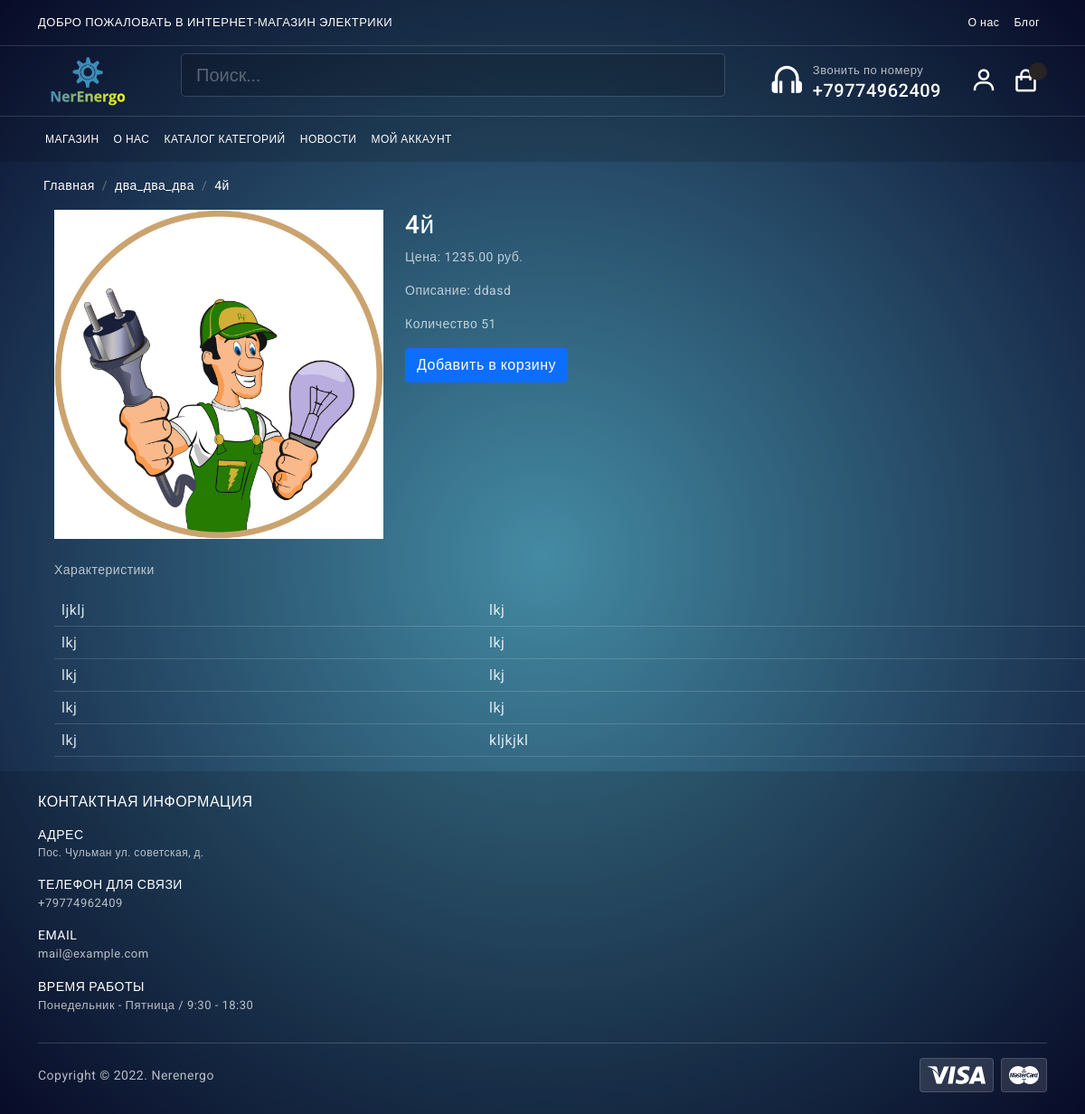
The page /products/4/fourty/ on the database as committed earlier.
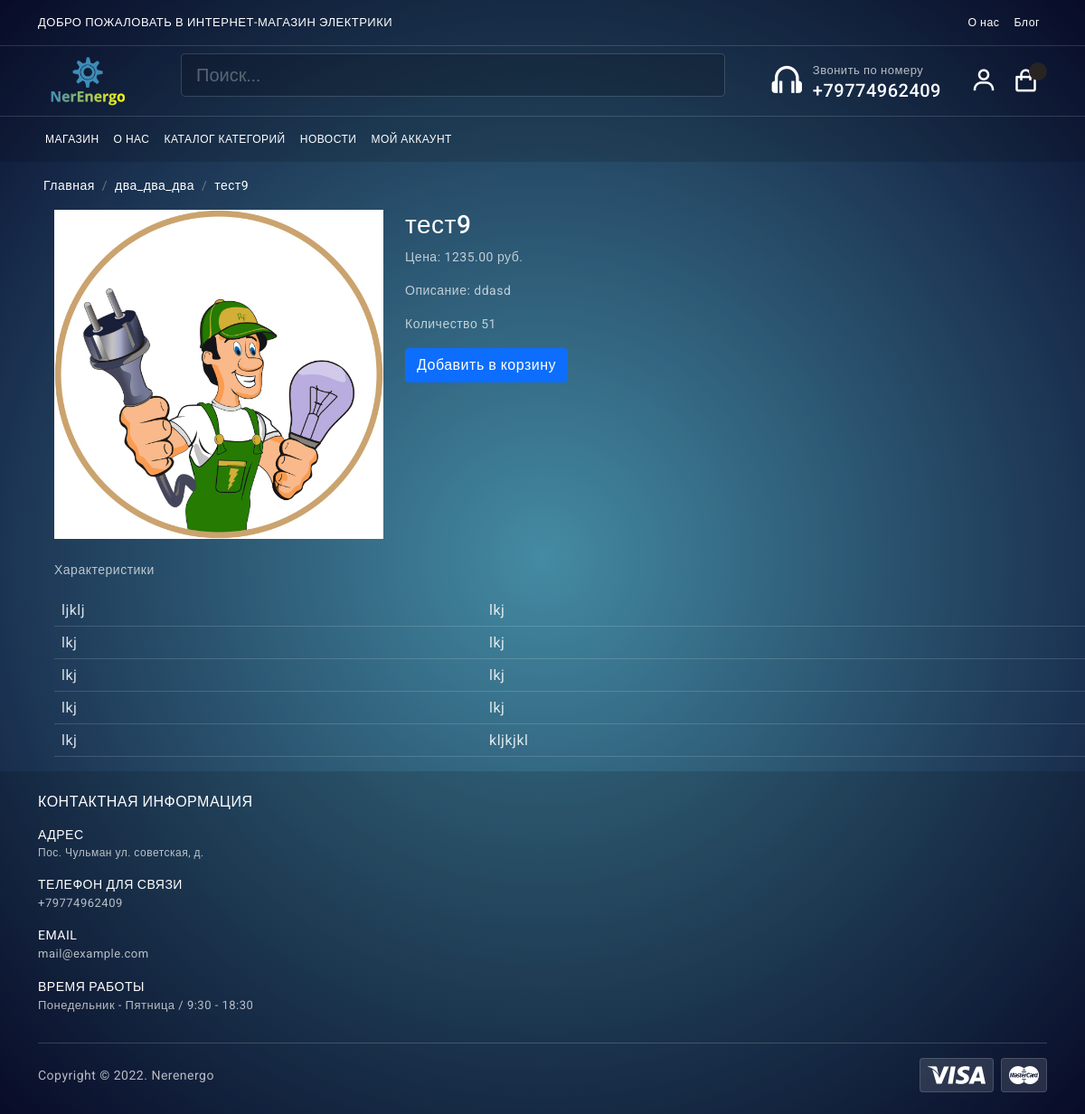
The same page on the database as committed later.
### mainapp/models.py (models this page shows, shortened)
class Product(models.Model):
	category = models.ForeignKey(Category, verbose_name='Категория', on_delete=models.CASCADE)
	title = models.CharField(max_length=255, verbose_name="наименование")
	identifications = models.PositiveIntegerField(default=1, verbose_name='индификатор', blank=True)
	slug = models.SlugField(unique=True)
	image = models.ImageField(verbose_name='Изображение')
	description = models.TextField(verbose_name='описание', null=True)
	price = models.DecimalField(max_digits=9, decimal_places=2, verbose_name='Цена')
	count_view = models.PositiveIntegerField(default=0, verbose_name='Количество')
	characteristiks = models.TextField(verbose_name='описание', null=True)
	date_created = models.DateTimeField(auto_now_add = True)
	property1 = models.CharField(max_length=255, verbose_name="свойство_№1", blank=True)
	property2 = models.CharField(max_length=255, verbose_name="свойство_№2", blank=True)
	property3 = models.CharField(max_length=255, verbose_name="свойство_№3", blank=True)
	property4 = models.CharField(max_length=255, verbose_name="свойство_№4", blank=True)
	property5 = models.CharField(max_length=255, verbose_name="свойство_№5", blank=True)
	property6 = models.CharField(max_length=255, verbose_name="свойство_№6", blank=True)
	property7 = models.CharField(max_length=255, verbose_name="свойство_№7", blank=True)
	property8 = models.CharField(max_length=255, verbose_name="свойство_№8", blank=True)
	property9 = models.CharField(max_length=255, verbose_name="свойство_№9", blank=True)
	property10 = models.CharField(max_length=255, verbose_name="свойство_№10", blank=True)
	class Meta:
		verbose_name = 'Продукт'
		verbose_name_plural = 'Продукты'

class Category(MPTTModel):
	name = models.CharField(max_length=255, verbose_name="имя категории")
	slug = models.SlugField(unique=True)
	parent = TreeForeignKey('self', on_delete=models.CASCADE, null=True, blank=True, related_name='children')
	class MPTTMeta:
		order_insertion_by = ['name']
	class Meta:
		verbose_name = 'Категорию'
		verbose_name_plural = 'категории'

### mainapp/views.py (the view, shortened to what this page needs)
# urls.py: path('products/<id>/<slug>/', ProductDetailView.as_view(), name='product_detail'),
class ProductDetailView(DetailView):
    model = Product

### mainapp/templates/mainapp/product_detail.html (shortened to what this page needs)
{% extends 'mainapp/index.html' %}
{% block content %}
<nav aria-label="breadcrumb" class="mt-3 ms-5">
	<ol class="breadcrumb">
		<li class="breadcrumb-item "><a href="{% url 'mainapp:index.html' %}">Главная</a></li>
		<li class="breadcrumb-item"><a href="" >{{product.category.name }}</a></li>
		<li class="breadcrumb-item active" aria-current="page">{{ product.title }}</li>
	</ol>
</nav>
<div class="row ms-5"   >
    <div class="col-md-4">
        <img src="{{ product.image.url }}" class="img-fluid">
    </div>
    <div class="col-md-8">
    	<h3>{{ product.title }}</h3>
    	<p>Цена: {{ product.price }} руб.</p>
        <p>Описание: {{ product.description }}</p>
        <p>Количество {{ product.count_view }}</p>
        <a href="{% url 'cart:add_cart' product_id=product.id %}"><button class="btn btn-primary">Добавить в корзину</button></a>
    </div>
    <div class="characteristic">
	   <p class='mt-4'> Характеристики </p>
       <table class="table w-100" >
           <tr>
               <td>{{ product.property1 }}</td>
               <td>{{ product.property6 }}</td>
           </tr>
           <tr>
               <td>{{ product.property2 }}</td>
               <td>{{ product.property7 }}</td>
           </tr>
           <tr>
               <td>{{ product.property3 }}</td>
               <td>{{ product.property8 }}</td>
           </tr>
           <tr>
               <td>{{ product.property4 }}</td>
               <td>{{ product.property9}}</td>
           </tr>
           <tr>
               <td>{{ product.property5 }}</td>
               <td>{{ product.property10 }}</td>
           </tr>
       </table>
    </div>
</div>
{% endblock content %}

Rows that differ between the two databases and show on the page:
changed Product "ljklj": title "4й" → "тест9"
